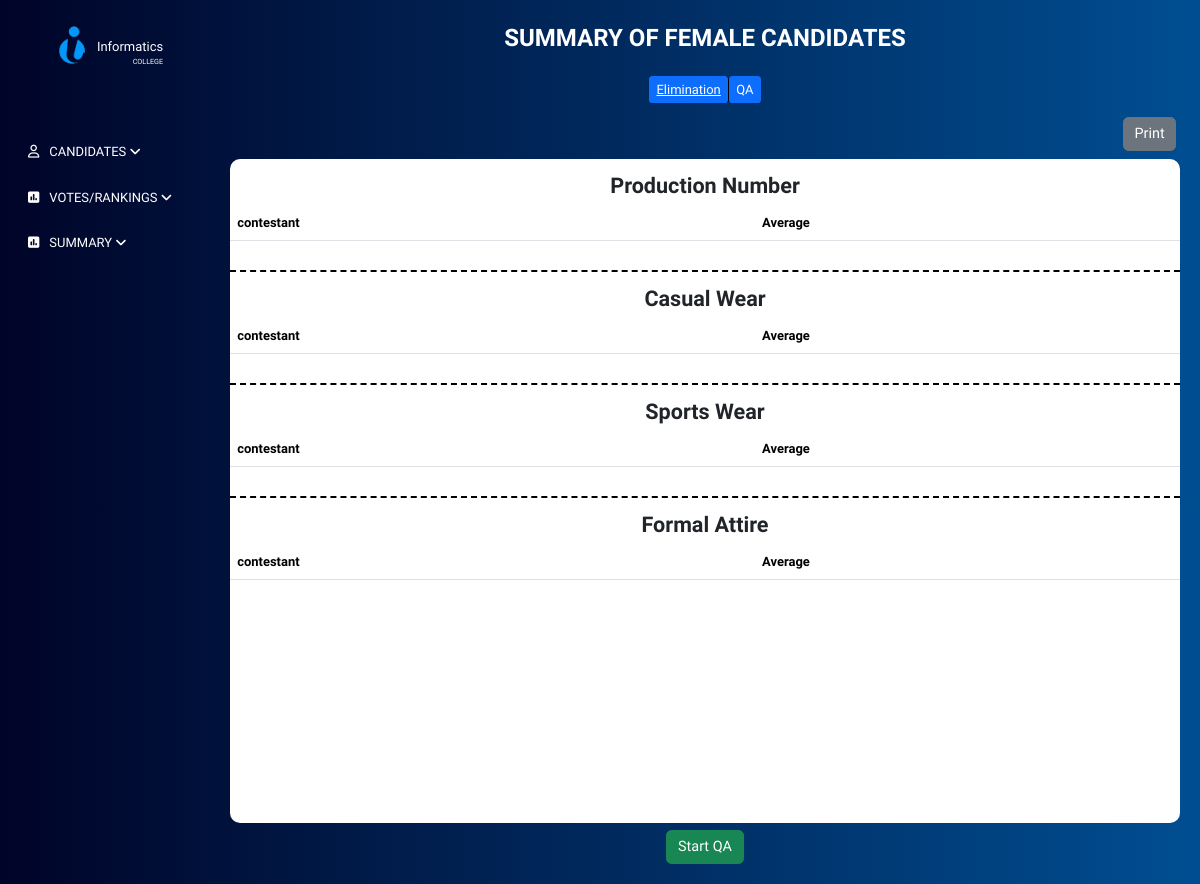
The app's page /summary-female.php, older data.
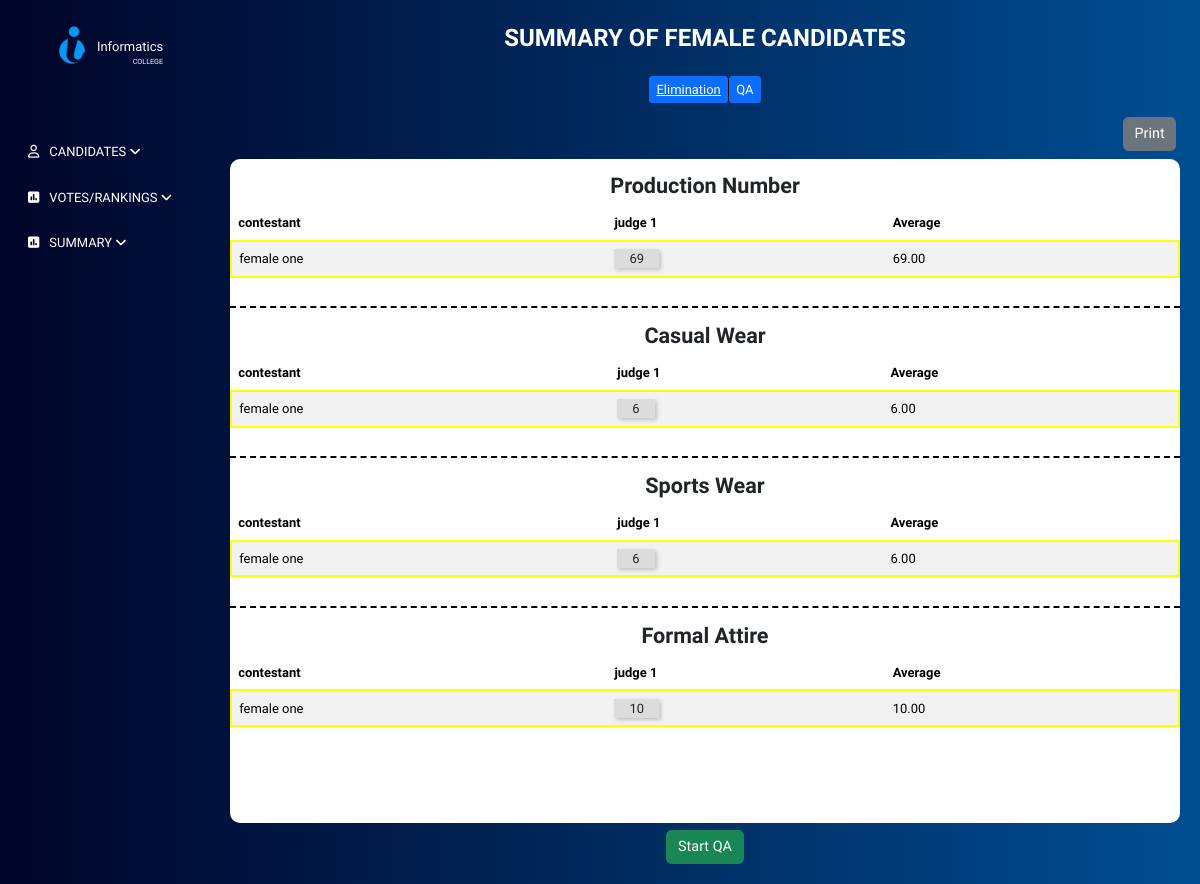
The same page, newer data.
### tables this page shows
CREATE TABLE `female_production_number` (
  `id` int(11) NOT NULL,
  `female_candidate_id` int(11) DEFAULT NULL,
  `judge_name` varchar(50) NOT NULL,
  `poise_and_bearing` int(11) DEFAULT NULL,
  `fitness` int(11) DEFAULT NULL,
  `uniqueness_and_style` int(11) DEFAULT NULL
);

CREATE TABLE `female_casual_wear` (
  `id` int(11) NOT NULL,
  `female_candidate_id` int(11) DEFAULT NULL,
  `judge_name` varchar(50) NOT NULL,
  `poise_and_bearing` int(11) DEFAULT NULL,
  `fitness` int(11) DEFAULT NULL,
  `stage_deportment` int(11) DEFAULT NULL
);

CREATE TABLE `female_sports_wear` (
  `id` int(11) NOT NULL,
  `female_candidate_id` int(11) DEFAULT NULL,
  `judge_name` varchar(50) NOT NULL,
  `poise_and_bearing` int(11) DEFAULT NULL,
  `stage_deportment` int(11) DEFAULT NULL,
  `fitness` int(11) DEFAULT NULL
);

CREATE TABLE `female_formal_attire` (
  `id` int(11) NOT NULL,
  `female_candidate_id` int(11) DEFAULT NULL,
  `judge_name` varchar(50) NOT NULL,
  `poise_and_bearing` int(11) DEFAULT NULL,
  `stage_presence` int(11) DEFAULT NULL,
  `fitness_and_style` int(11) DEFAULT NULL,
  `elegance` int(11) DEFAULT NULL
);

### classes/database.php (called while the page is built, shortened)
<?php
class database
{
  private $servername = 'localhost';
  private $username = 'root';
  private $password = '';
  private $dbname = 'pageant_db';
  public $mysqli = '';
  public function __construct()
  {
    $this->mysqli = new mysqli($this->servername, $this->username, $this->password, $this->dbname);
  }
  public function getName($table, $id, $name) {
    $sql = "SELECT * FROM $table WHERE id = $id";
    return mysqli_fetch_assoc($this->mysqli->query($sql))[$name];
  }
}

### calculate.php (called while the page is built)
<?php
    function average(...$numbers) {
        $total = 0;
        foreach($numbers as $number) {
            $total += $number;
        }
        return round($total);
    }
?>

### summary-female.php (the view, shortened to what the changed rows need)
<?php
    include "classes/database.php";
    include "calculate.php";
    $admin = new database();
?>
<!DOCTYPE html>
<html lang="en">
<head>
    <link rel="stylesheet" href="style.css?<?php echo time(); ?>">
    <link href="https://cdn.jsdelivr.net/npm/bootstrap@5.3.2/dist/css/bootstrap.min.css" rel="stylesheet">
</head>
<body>
    <div id="main">
        <div class="box">
            <table class="table table-striped">
                <thead>
                    <tr>
                        <th>contestant</th>
                    <?php
                        $production_number_result = $admin->mysqli->query("SELECT DISTINCT judge_name FROM female_production_number ORDER BY judge_name DESC");
                        while ($row = mysqli_fetch_assoc($production_number_result)) {
                    ?>
                        <th><?php echo $row['judge_name'] ;?></th>
                    <?php } ?>
                        <th>Average</th>
                    </tr>
                </thead>
                <tbody>
                    <tbody id="female_production_number">
                        <?php
                            $production_number_result = $admin->mysqli->query("SELECT DISTINCT female_candidate_id FROM female_production_number ORDER BY judge_name DESC, female_candidate_id DESC");
                            while ($row = mysqli_fetch_assoc($production_number_result)) {
                                $sum = 0;
                                $times = 0;
                        ?>
                            <tr>
                                <td><?php echo $admin->getName('female_candidates', $row['female_candidate_id'], "name"); ?></td>
                                <?php
                                    $judges_score = $admin->mysqli->query("SELECT * FROM female_production_number WHERE female_candidate_id = $row[female_candidate_id] ORDER BY judge_name DESC");
                                    while ($row2 = mysqli_fetch_assoc($judges_score)) {
                                        $sum += average($row2['poise_and_bearing'], $row2['fitness'], $row2['uniqueness_and_style']);
                                        $times++;
                                ?>
                                <td>
                                    <a class="text-decoration-none text-dark edit-score" href="edit-candidate-score.php?id=<?php echo $row2['id']; ?>&category=female_production_number&sex=female">
                                        <?php echo average($row2['poise_and_bearing'], $row2['fitness'], $row2['uniqueness_and_style']); ?>
                                    </a>
                                </td>
                                <?php }
                                ?>
                                <td>
                                    <?php echo number_format($sum / $times, 2);?>
                                </td>
                            </tr>
                        <?php } ?>
                    </tbody>
                </tbody>
            </table>
            <table class="table table-striped">
                <thead>
                    <tr>
                        <th>contestant</th>
                    <?php
                        $casual_wear_result = $admin->mysqli->query("SELECT DISTINCT judge_name FROM female_casual_wear ORDER BY judge_name DESC");
                        while ($row = mysqli_fetch_assoc($casual_wear_result)) {
                    ?>
                        <th><?php echo $row['judge_name'] ;?></th>
                    <?php } ?>
                        <th>Average</th>
                    </tr>
                </thead>
                <tbody>
                    <tbody id="female_casual_wear">
                        <?php
                            $casual_wear_result = $admin->mysqli->query("SELECT DISTINCT female_candidate_id FROM female_casual_wear ORDER BY judge_name DESC, female_candidate_id DESC");
                            while ($row = mysqli_fetch_assoc($casual_wear_result)) {
                            $sum = 0;
                            $times = 0;
                        ?>
                            <tr>
                                <td><?php echo $admin->getName('female_candidates', $row['female_candidate_id'], "name"); ?></td>
                                <?php
                                    $judges_score = $admin->mysqli->query("SELECT * FROM female_casual_wear WHERE female_candidate_id = $row[female_candidate_id] ORDER BY judge_name DESC");
                                    while ($row2 = mysqli_fetch_assoc($judges_score)) {
                                    $sum += average($row2['poise_and_bearing'], $row2['fitness'], $row2['stage_deportment']);
                                    $times++;
                                ?>
                                <td>
                                    <a class="text-decoration-none text-dark edit-score" href="edit-candidate-score.php?id=<?php echo $row2['id']; ?>&category=female_casual_wear&sex=female">
                                        <?php echo average($row2['poise_and_bearing'], $row2['fitness'], $row2['stage_deportment']); ?>
                                    </a>
                                </td>
                                <?php }
                                ?>
                                <td>
                                    <?php echo number_format($sum / $times, 2);?>
                                </td>
                            </tr>
                        <?php } ?>
                    </tbody>
                </tbody>
            </table>
            <table class="table table-striped">
                <thead>
                    <tr>
                        <th>contestant</th>
                    <?php
                        $sports_wear_result = $admin->mysqli->query("SELECT DISTINCT judge_name FROM female_sports_wear ORDER BY judge_name DESC");
                        while ($row = mysqli_fetch_assoc($sports_wear_result)) {
                    ?>
                        <th><?php echo $row['judge_name'] ;?></th>
                    <?php } ?>
                    <th>Average</th>
                    </tr>
                </thead>
                <tbody id="female_sports_wear">
                        <?php
                            $sports_wear_result = $admin->mysqli->query("SELECT DISTINCT female_candidate_id FROM female_sports_wear ORDER BY judge_name DESC, female_candidate_id DESC");
                            while ($row = mysqli_fetch_assoc($sports_wear_result)) {
                            $sum = 0;
                            $times = 0;
                        ?>
                            <tr>
                                <td><?php echo $admin->getName('female_candidates', $row['female_candidate_id'], "name"); ?></td>
                                <?php
                                    $judges_score = $admin->mysqli->query("SELECT * FROM female_sports_wear WHERE female_candidate_id = $row[female_candidate_id] ORDER BY judge_name DESC");
                                    while ($row2 = mysqli_fetch_assoc($judges_score)) {
                                    $sum += average($row2['poise_and_bearing'], $row2['stage_deportment'], $row2['fitness']);
                                    $times++;
                                ?>
                                <td>
                                    <a class="text-decoration-none text-dark edit-score" href="edit-candidate-score.php?id=<?php echo $row2['id']; ?>&category=female_sports_wear&sex=female">
                                        <?php echo average($row2['poise_and_bearing'], $row2['stage_deportment'], $row2['fitness']); ?>
                                    </a>
                                </td>
                                <?php }
                                ?>
                                <td>
                                    <?php echo number_format($sum / $times, 2);?>
                                </td>
                            </tr>
                        <?php } ?>
                </tbody>
            </table>
            <table class="table table-striped">
                <thead>
                    <tr>
                        <th>contestant</th>
                    <?php
                        $formal_attire_result = $admin->mysqli->query("SELECT DISTINCT judge_name FROM female_formal_attire ORDER BY judge_name DESC");
                        while ($row = mysqli_fetch_assoc($formal_attire_result)) {
                    ?>
                        <th><?php echo $row['judge_name'] ;?></th>
                    <?php } ?>
                    <th>Average</th>
                    </tr>
                </thead>
                <tbody id="female_formal_attire">
                        <?php
                            $formal_attire_result = $admin->mysqli->query("SELECT DISTINCT female_candidate_id FROM female_formal_attire ORDER BY judge_name DESC, female_candidate_id DESC");
                            while ($row = mysqli_fetch_assoc($formal_attire_result)) {
                            $sum = 0;
                            $times = 0;
                        ?>
                            <tr>
                                <td><?php echo $admin->getName('female_candidates', $row['female_candidate_id'], "name"); ?></td>
                                <?php
                                    $judges_score = $admin->mysqli->query("SELECT * FROM female_formal_attire WHERE female_candidate_id = $row[female_candidate_id] ORDER BY judge_name DESC");
                                    while ($row2 = mysqli_fetch_assoc($judges_score)) {
                                    $sum += average($row2['poise_and_bearing'], $row2['stage_presence'], $row2['fitness_and_style'], $row2['elegance']);
                                    $times++;
                                ?>
                                <td>
                                    <a class="text-decoration-none text-dark edit-score" href="edit-candidate-score.php?id=<?php echo $row2['id']; ?>&category=female_formal_attire&sex=female">
                                        <?php echo average($row2['poise_and_bearing'], $row2['stage_presence'], $row2['fitness_and_style'], $row2['elegance']); ?>
                                    </a>
                                </td>
                                <?php }
                                ?>
                                <td>
                                    <?php echo number_format($sum / $times, 2);?>
                                </td>
                            </tr>
                        <?php } ?>
                    </tbody>
            </table>
        </div>
    </div>
</body>
</html>

Row changes from the older to the newer data that the page shows:
added female_production_number: poise_and_bearing+fitness+uniqueness_and_style "69"
added female_casual_wear: poise_and_bearing+fitness+stage_deportment "6"
added female_sports_wear: poise_and_bearing+stage_deportment+fitness "6"
added female_formal_attire: poise_and_bearing+stage_presence+fitness_and_style "10"
Text that changed along with them:
new list line: "judge 1"
new list line: "female one 69.00"
new list line: "female one 6.00"
new list line: "female one 10.00"
